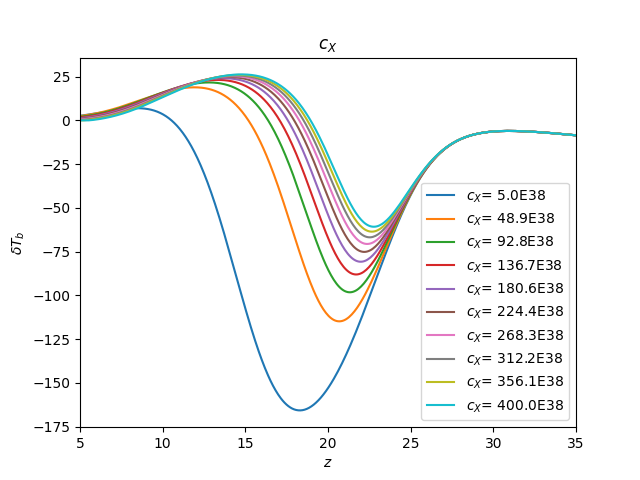

Write the Python code that produced this figure.
import ares
import matplotlib.pyplot as plt
import numpy as np

cX=np.linspace(5, 400, 10)
fig1 = plt.figure()
for i in range(len(cX)):
    a = (1E38)* cX[i]
    sim = ares.simulations.Global21cm(cX = a)
    sim.run()
    plt.plot(sim.history['z'], sim.history['dTb'], label = "$c_X$= "+str(round(cX[i],1))+ "E38")

plt.title(r"$c_X$")
plt.xlabel(r"$z$")
plt.ylabel(r"$\delta T_b$")
plt.legend(loc='lower right')
plt.xlim(5,35)
plt.savefig("c_X.png")